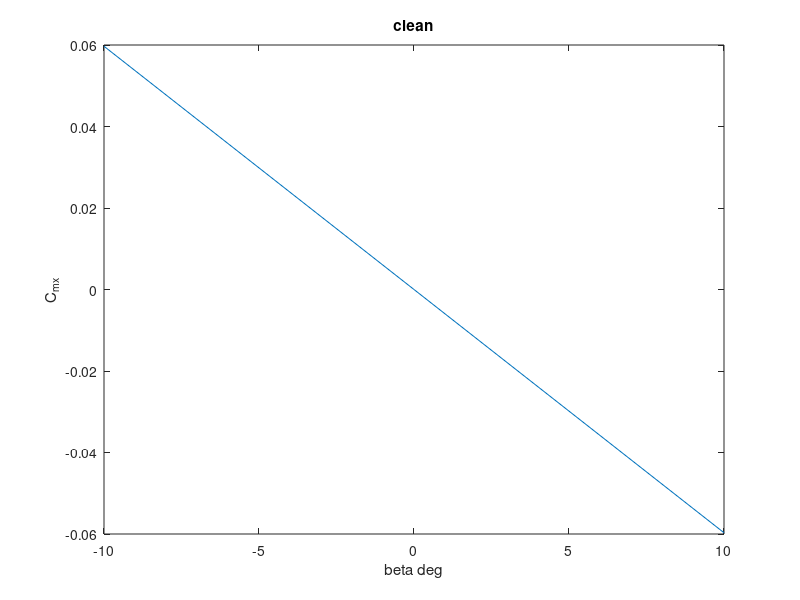
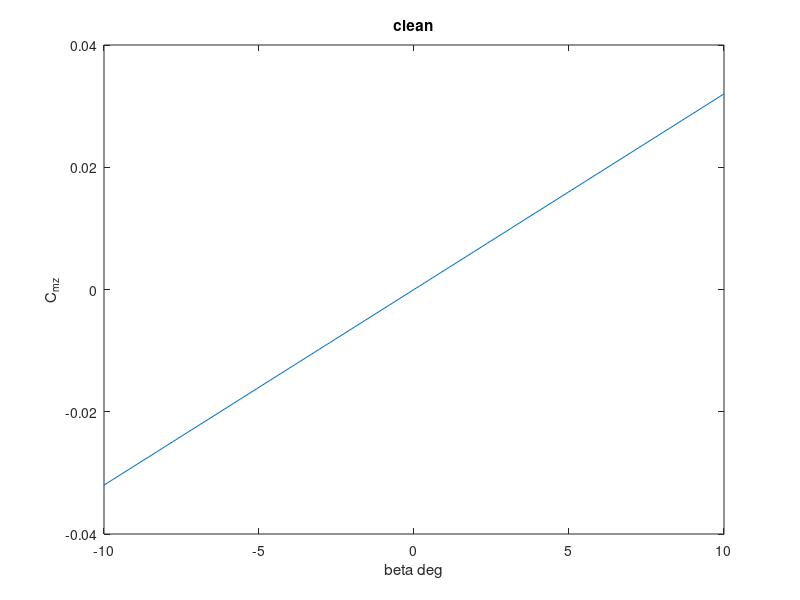
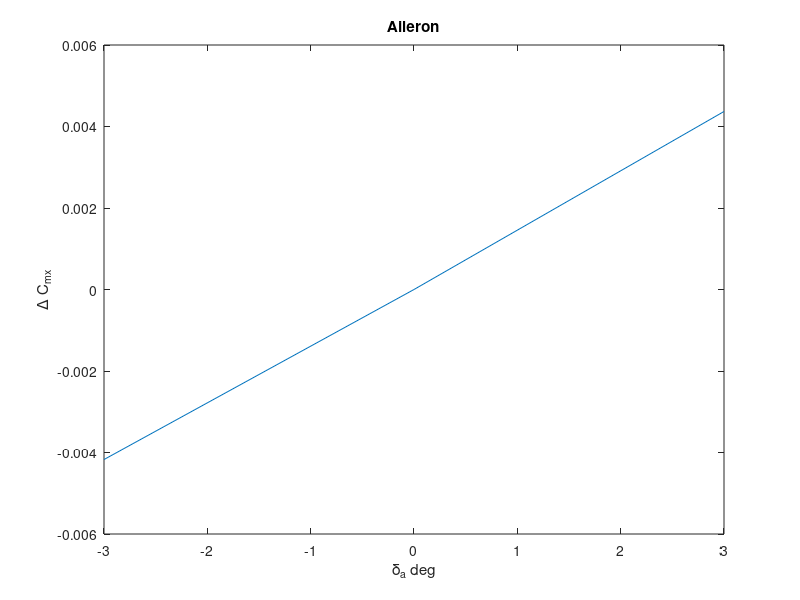
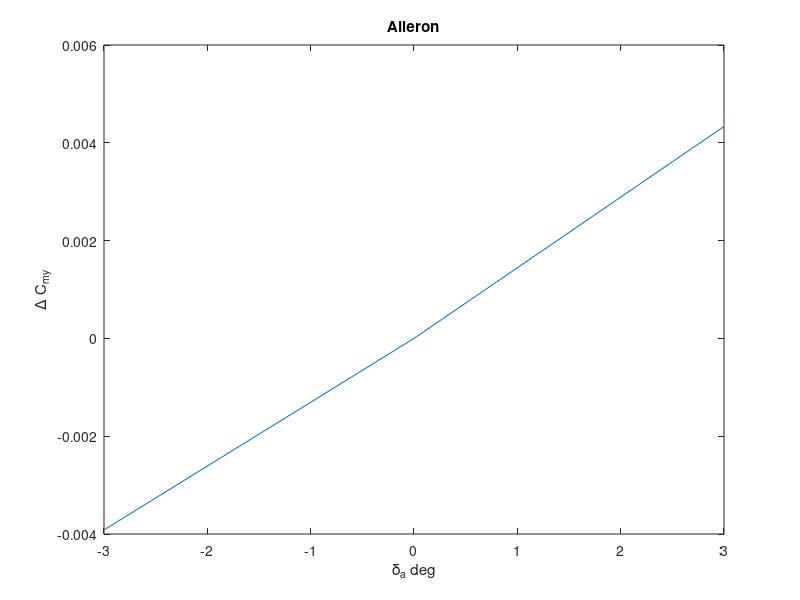

Recreate these plots in MATLAB, in order.
clc; clear all; close all;
cmx = [0.05969;0;-0.05969;];
cmz = [-0.032000;0.0;0.032000];
beta = [-10;0;10];
delta = [-3;0;3];
cmxda = [-0.0041725; 0; 0.0043685];
cmyda = [-0.0039165; 0; 0.0043334];
cmzda = [0.012593; 0; -0.013216];
cmxde = [-0.0041725; 0; 0.0043685];
cmyde = [-0.0039165; 0; 0.0043334];
cmzde = [0.012593; 0; -0.013216];
cmxdr = [-0.0041725; 0; 0.0043685];
cmydr = [-0.0039165; 0; 0.0043334];
cmzdr = [0.012593; 0; -0.013216];
figure()
plot(beta,cmx)
xlabel('beta deg'); ylabel('C_{mx}');
title('clean')
figure()
plot(beta,cmz)
xlabel('beta deg'); ylabel('C_{mz}');
title('clean')
figure()
plot(delta,cmxda)
xlabel('\delta_{a} deg'); ylabel('\Delta C_{mx}');
title('Aileron')
figure()
plot(delta,cmyda)
xlabel('\delta_{a} deg'); ylabel('\Delta C_{my}');
title('Aileron')
figure()
plot(delta,cmzda)
xlabel('\delta_{a} deg'); ylabel('\Delta C_{mz}');
title('Aileron')
%Elevator
figure()
plot(delta,cmxde)
xlabel('\delta_{e} deg'); ylabel('\Delta C_{mx}');
title('Elevator')
figure()
plot(delta,cmyde)
xlabel('\delta_{e} deg'); ylabel('\Delta C_{my}');
title('Elevator')
figure()
plot(delta,cmzde)
xlabel('\delta_{e} deg'); ylabel('\Delta C_{mz}');
title('Elevator')
%Rudder
figure()
plot(delta,cmxdr)
xlabel('\delta_{r} deg'); ylabel('\Delta C_{mx}');
title('Rudder')
figure()
plot(delta,cmydr)
xlabel('\delta_{r} deg'); ylabel('\Delta C_{my}');
title('Rudder')
figure()
plot(delta,cmzdr)
xlabel('\delta_{r} deg'); ylabel('\Delta C_{mz}');
title('Rudder')
